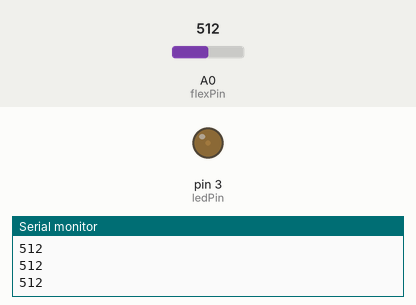
Simulated run of this sketch. Board: Arduino Uno, built with avr-gcc and run on an emulated ATmega328P. Shown: output pins drawn as LEDs (lit = HIGH), the last lines printed to the serial monitor. Inputs (shaded band) come from the test bench; at power-on: A0 (flexPin) = 512.

Above: at 1.2 s.
1.3 s: A0 (flexPin) set to 900
At 2.5 s:
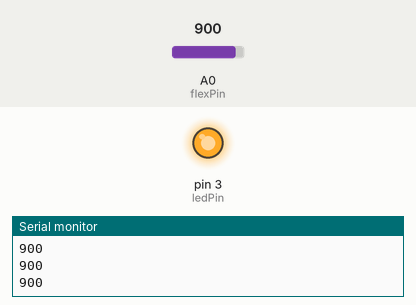
2.8 s: A0 (flexPin) set to 1023
At 4.1 s:
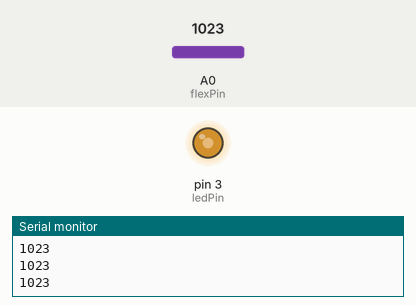
Timing chart, 0 to 5.8 s (numbered marks = the images above; inputs shaded):
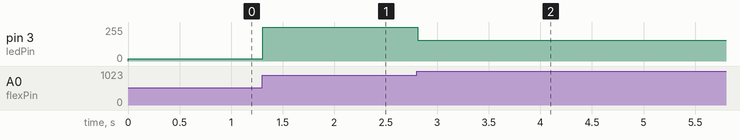

The sketch:

Blinker_Flex_Code.ino
```cpp
const int ledPin = 3;   //pin 3 has PWM funtion
const int flexPin = A0; //pin A0 to read analog input

//Variables:
int value; //save analog value

void setup(){
  pinMode(ledPin, OUTPUT);  //Set pin 3 as 'output'
  Serial.begin(9600);       //Begin serial communication
}

void loop(){
  value = analogRead(flexPin);         //Read and save analog value from potentiometer
  Serial.println(value);               //Print value
  value = map(value, 700, 900, 0, 255);//Map value 0-1023 to 0-255 (PWM)
  analogWrite(ledPin, value);          //Send PWM value to led
  delay(100);                          //Small delay
}
```

Measured:
- after the input at 1.3 s, pin 3 (ledPin): 17/255 → 255/255 at once
- after the input at 2.8 s, pin 3 (ledPin): 255/255 → 155/255 at once
